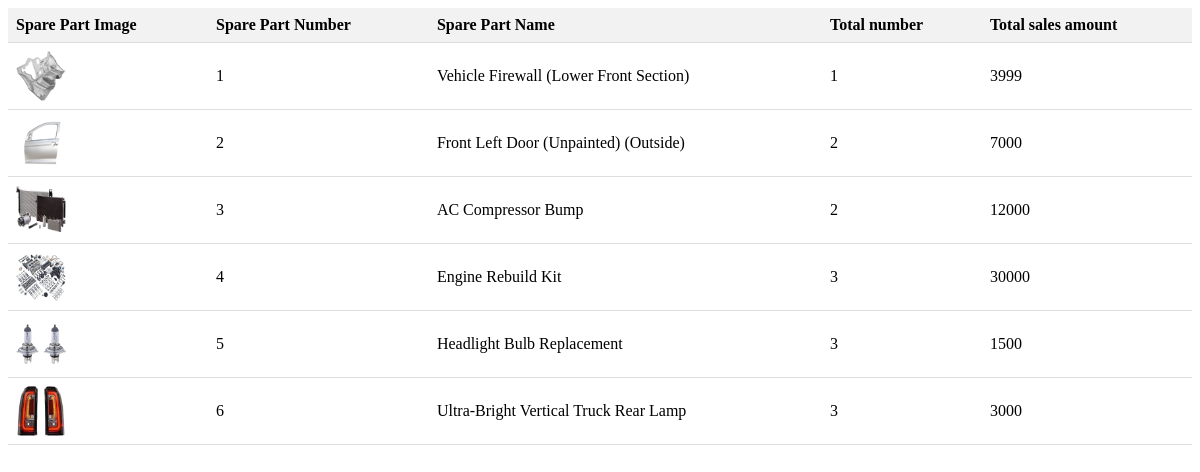
The page /4523html&css/php/createReport.php on the database its author committed.
### tables this page shows
CREATE TABLE Item (
    sparePartNum INT(10) NOT NULL,
    sparePartCategory INT(1) NOT NULL,
    sparePartName VARCHAR(255) NOT NULL,
    sparePartImage VARCHAR(100) NOT NULL,
    sparePartDescription VARCHAR(255),
    weight DOUBLE NOT NULL,
    stockItemQty INT(10) NOT NULL,
    price DOUBLE NOT NULL,
    PRIMARY KEY (sparePartNum)
);

### 4523html&css/php/createReport.php (the view)
<?php
    $conn = mysqli_connect('127.0.0.1', 'root', '', 'projectdb') or die(mysqli_connect_error());
    $sql = "SELECT COUNT(*) FROM item ";
    $rs = $conn->query($sql);
    $count = mysqli_fetch_array($rs)[0];
    $Qty = 0;
    $price = 0;
    echo"<table class='order-table'>
            <thead>
                <tr>
                    <th>Spare Part Image</th>
                    <th >Spare Part Number</th>
                    <th>Spare Part Name</th>
                    <th>Total number </th>
                    <th>Total sales amount</th>
                </tr>
            </thead>
            <tbody>";
    for ($i=1; $i<=$count; $i++){
        $selectSql = "SELECT * FROM ordersitem where sparePartNum =".$i;
        $rs = $conn->query($selectSql);
        if ($rs->num_rows > 0) {
            while($row = $rs->fetch_assoc()) {
            $Qty += $row['orderQty'];
            $price += $row['orderQty'] * $row['sparePartOrderPrice'];
            }
            $selectItemSql = "SELECT * FROM item WHERE sparePartNum = " . $i;
            $itemResult = $conn->query($selectItemSql);
            if ($itemResult->num_rows > 0) {
                $itemRow = $itemResult->fetch_assoc();
                $img = $itemRow['sparePartImage'];
			          $path = "../sample images/";
                echo "
                        <tr>
                            <td><img src='". $path . $img ."' style='width:50px; height:50px'></td>
                            <td>" . $itemRow["sparePartNum"] . "</td>
                            <td>" . $itemRow["sparePartName"] . "</td>
                            <td>" . $Qty . "</td>
                            <td>" . $price . "</td>
                        </tr>";
            }
            $Qty = 0;
            $price = 0;
        }
    }
    echo"</tbody>";
?>
<!DOCTYPE html>
<html>
<link rel="stylesheet" href="../css/report.css" type="text/css">
</html>

### 4523html&css/css/report.css (style rules this page uses)
.order-table { width: 100%; border-collapse: collapse; }
.order-table th, .order-table td { padding: 8px; text-align: left; border-bottom: 1px solid #ddd; }
.order-table th { background-color: #f2f2f2; max-width: 1000px }

### rows shown on the page
item: sparePartImage (picture), sparePartNum "1", sparePartName "Vehicle Firewall (Lower Front Section)", Qty "1", price "3999"
item: sparePartImage (picture), sparePartNum "2", sparePartName "Front Left Door (Unpainted) (Outside)"
item: sparePartImage (picture), sparePartNum "3", sparePartName "AC Compressor Bump", Qty "2", price "12000"
item: sparePartImage (picture), sparePartNum "4", sparePartName "Engine Rebuild Kit", Qty "3", price "30000"
item: sparePartImage (picture), sparePartNum "5", sparePartName "Headlight Bulb Replacement", Qty "3", price "1500"
item: sparePartImage (picture), sparePartNum "6", sparePartName "Ultra-Bright Vertical Truck Rear Lamp", Qty "3", price "3000"

### other values the page prints
$Qty "2"
$price "7000"
